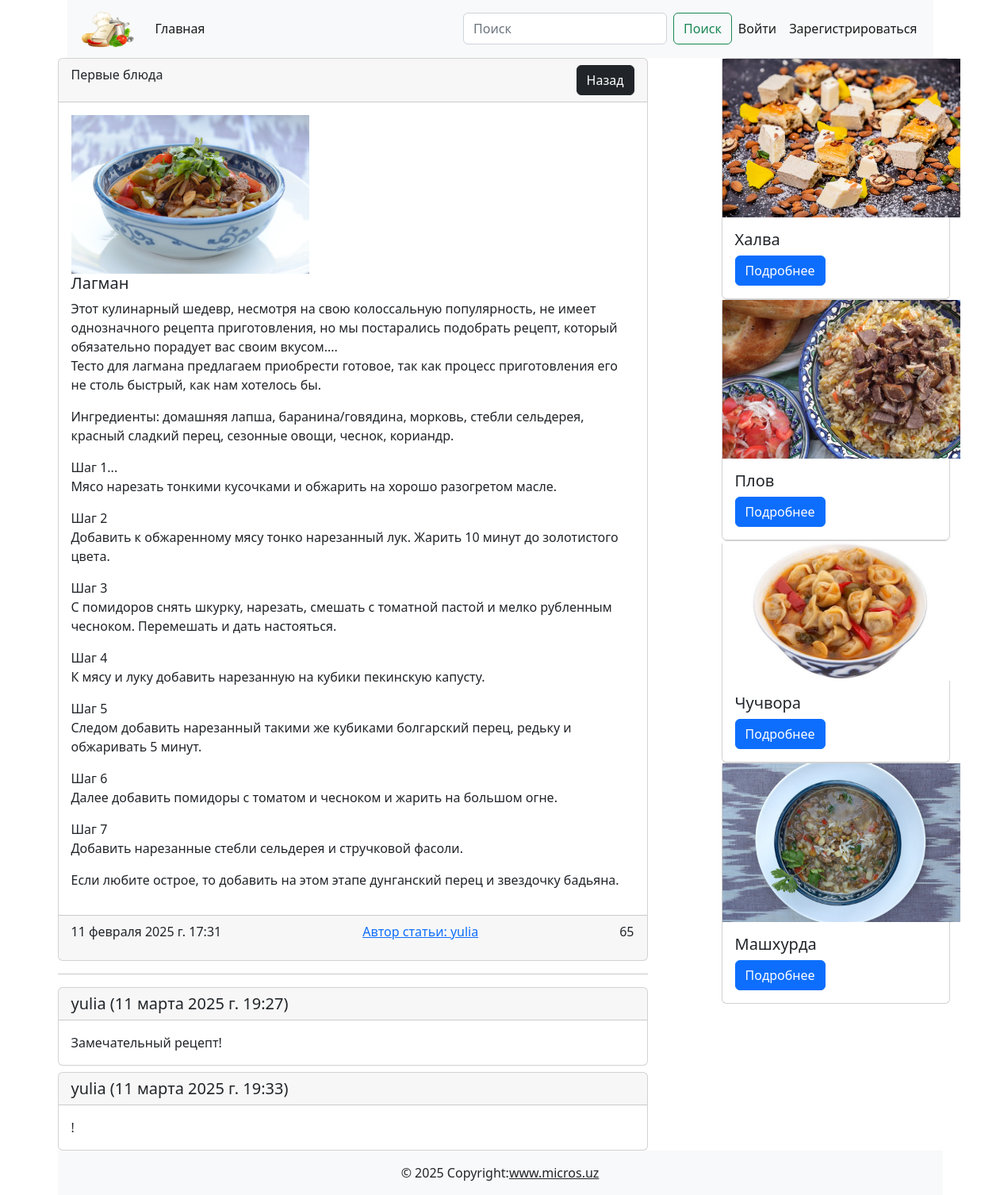
/post/1, run on the app's committed database.
### cooking/models.py (models this page shows, shortened)
class Post(models.Model):
    title = models.CharField(max_length=255, verbose_name='Заголовок статьи')
    content = models.TextField(default='Скоро здесь будет статья...', verbose_name='текст статьи')
    created_at = models.DateTimeField(auto_now_add=True, verbose_name='Дата создания')
    update_at = models.DateTimeField(auto_now=True, verbose_name='Дата обновления')
    photo = models.ImageField(upload_to='photos/', blank=True, null=True, verbose_name='Изображения')
    watched = models.IntegerField(default=0, verbose_name='Просмотры')
    is_published = models.BooleanField(default=True, verbose_name='Публикация')
    category = models.ForeignKey(Category, on_delete=models.CASCADE, related_name='posts', verbose_name='Категория')
    author = models.ForeignKey(User, default=None, null=True, blank=True, on_delete=models.CASCADE)
    def get_absolute_url(self):
        return reverse('post_detail', kwargs={'pk' : self.pk})
    class Meta:
        verbose_name = 'Пост'
        verbose_name_plural = 'Посты'

class Category(models.Model):
    title = models.CharField(max_length=255, verbose_name='Название категории')
    def __str__(self):
        return self.title
    class Meta:
        verbose_name = 'Категория'
        verbose_name_plural = 'Категории'

class Comment(models.Model):
    post = models.ForeignKey(Post, on_delete=models.CASCADE, verbose_name='Пост')
    user = models.ForeignKey(User, on_delete=models.CASCADE, verbose_name='пользователь')
    text = models.TextField(verbose_name='комментарий')
    created_at = models.DateTimeField(auto_now_add=True, verbose_name='Дата создания')
    def __str__(self):
        return self.text
    class Meta:
        verbose_name = 'Комментарий'
        verbose_name_plural = 'Комментарии'

### cooking/views.py (the view)
# urls.py: path('post/<int:pk>', PostDetail.as_view(),  name='post_detail'),
class PostDetail(DeleteView):
    template_name = 'cooking/artical_detail.html'
    def get_queryset(self):
        return Post.objects.filter(pk=self.kwargs['pk'])
    def get_context_data(self, **kwargs):
        Post.objects.filter(pk=self.kwargs['pk']).update(watched=F('watched') + 1)
        context = super().get_context_data()
        post = Post.objects.get(pk=self.kwargs['pk'])
        posts = Post.objects.all().exclude(pk=self.kwargs['pk']).order_by('-watched')[:5]
        context['title'] = post.title
        context['ext_post'] = posts
        context['comments'] = Comment.objects.filter(post=post)
        if self.request.user.is_authenticated:
            context['comment_form'] = CommentForm
        return context

### cooking/templates/cooking/artical_detail.html (shortened to what this page needs)
{% extends 'base.html' %}
{% block main %}
<div class="d-flex justify-content-between"><div class="col-8">
    <div class="card"><div class="card-header d-flex justify-content-between">{{ post.category }}
        <div>
            <a href="{% url 'category_list' post.category.pk %}" class="btn btn-dark">Назад</a>
        </div>
    </div>
        <div class="card-body">
            {% if post.photo %}
            <img src="{{ post.photo.url }}" width="300" alt="">
            {% else %}
            <img src="https://www.raumplus.ru/upload/iblock/99e/Skoro-zdes-budet-foto.jpg" width="300" alt="">
            {% endif %}
            <h5 class="card-title">{{ post.title }}</h5>
            {{ post.content | linebreaks }}
    </div>
        <div class="card-footer d-flex justify-content-between"><p class="card-text">{{ post.created_at }}</p>
            <a href="{% url 'profile' post.author.pk %}">Автор статьи: {{ post.author }}</a>
            <p class="card-text">{{ post.watched }}</p>
        </div>
    </div>
    <hr>
    {% for comment in comments %}
    <div class="card mt-2"><h5 class="card-header">{{ comment.user}} ({{ comment.created_at }})</h5>
        <div class="card-body">
            <p class="card-text">{{ comment }}</p>
        </div>
    </div>
    {% endfor %}
</div>
<div class="col-1"></div>
<div class="col-4">
    {% for ext in ext_post %}
    <div class="card" style="width: 18rem;">
        {% if ext.photo %}
            <img src="{{ ext.photo.url }}" width="300" alt="">
            {% else %}
            <img src="https://www.raumplus.ru/upload/iblock/99e/Skoro-zdes-budet-foto.jpg" width="300" alt="">
            {% endif %}
        <div class="card-body"><h5 class="card-title">{{ ext.title }}</h5><a href="{{ ext.get_absolute_url }}" class="btn btn-primary">Подробнее</a></div>
    </div>
    {% endfor %}
</div>
</div>
{% endblock main %}

### data on the page
Post: category "Первые блюда", photo (picture), title "Лагман", content "Этот кулинарный шедевр, несмотря на свою колоссальную популярность, не имеет однозначного рецепта приготовления, но мы постарались подобрать рецепт, который обязательно порадует вас своим вкусом.... Тесто для лагмана предлагаем приобрести готовое, так как процесс приготовления его не столь быстрый, как нам хотелось бы. Ингредиенты: домашняя лапша, баранина/говядина, морковь, стебли сельдерея, красный сладкий перец, сезонные овощи, чеснок, кориандр. Шаг 1... Мясо нарезать тонкими кусочками и обжарить на хорошо разогретом масле. Шаг 2 Добавить к обжаренному мясу тонко нарезанный лук. Жарить 10 минут до золотистого цвета. Шаг 3 С помидоров снять шкурку, нарезать, смешать с томатной пастой и…", created_at "11 февраля 2025 г. 17:31", author "yulia", watched "65"
Comment: user "yulia", created_at "11 марта 2025 г. 19:27", text "Замечательный рецепт!"
Comment: user "yulia", created_at "11 марта 2025 г. 19:33", text "!"
Post: photo (picture), title "Халва"
Post: photo (picture), title "Плов"
Post: photo (picture), title "Чучвора"
Post: photo (picture), title "Машхурда"
